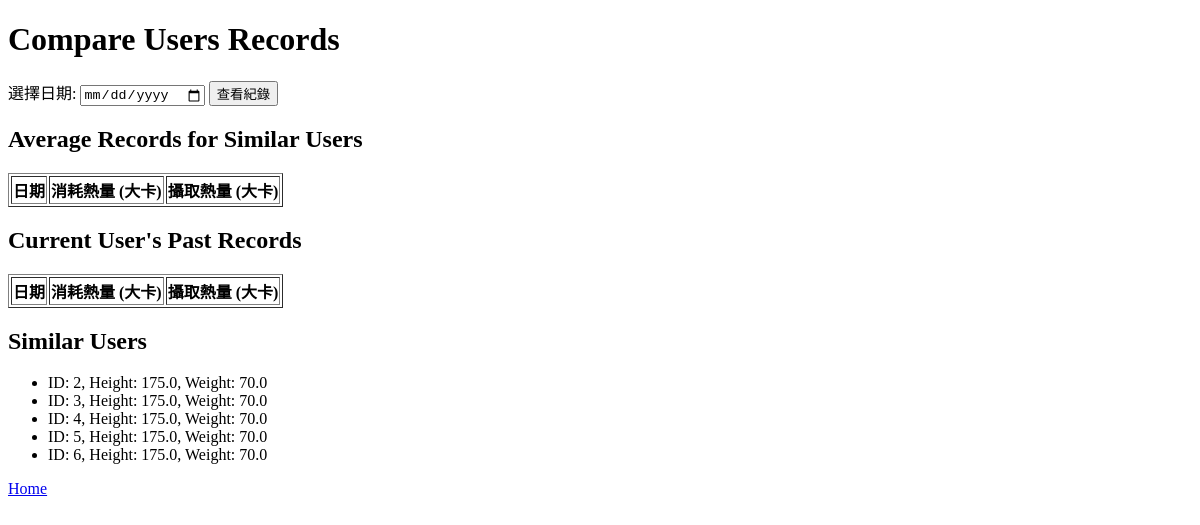
Page /compare_user_records?user_id=1 on the earlier database version.
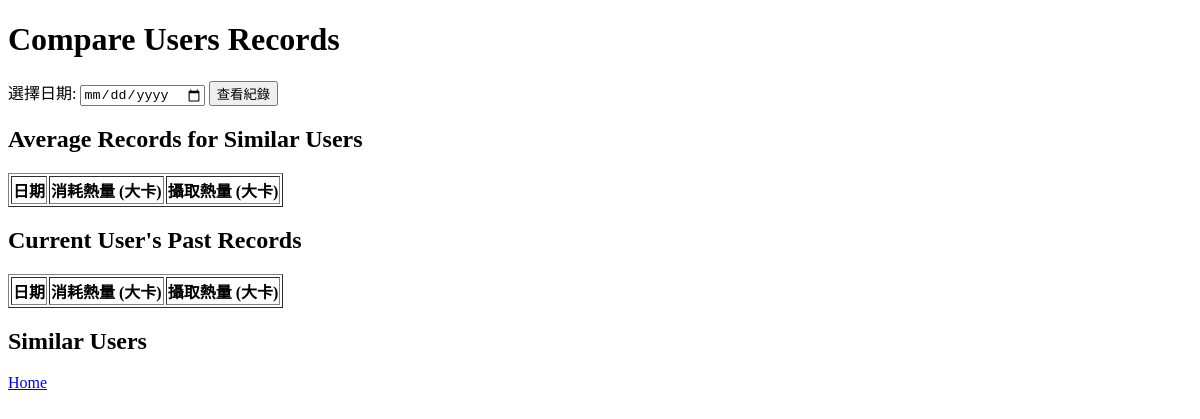
Same page on the later database version.
### app.py (models this page shows)
class User(db.Model):
    id = db.Column(db.Integer, primary_key=True, autoincrement=True)
    weight = db.Column(db.Float, nullable=False)
    height = db.Column(db.Float, nullable=False)

### app.py (the view, shortened to what this page needs)
@app.route('/compare_user_records', methods=['GET'])
def compare_users_records():
    user_id = request.args.get('user_id')
    seven_days_ago = datetime.utcnow() - timedelta(days=7)
    current_user = User.query.get(user_id)
    user_records = (
        db.session.query(
            UserExerciseRecord.date,
            func.sum(UserExerciseRecord.calories_consumption).label('total_calories_consumption'),
            func.sum(UserCaloriesRecord.calories_ingest).label('total_calories_ingest')
        )
        .outerjoin(UserCaloriesRecord, UserExerciseRecord.date == UserCaloriesRecord.date)
        .filter(UserExerciseRecord.user_id == user_id)
        .filter(UserExerciseRecord.date >= seven_days_ago)
        .group_by(UserExerciseRecord.date)
        .order_by(UserExerciseRecord.date.asc())
        .all()
    )
    similar_users = User.query.filter(
        User.id != user_id,
        User.height.between(current_user.height - 3, current_user.height + 3),
        User.weight.between(current_user.weight - 5, current_user.weight + 5)
    ).all()
    similar_user_records = {user.id: [] for user in similar_users}
    for similar_user in similar_users:
        temp = (
            db.session.query(
                UserExerciseRecord.date,
                func.sum(UserExerciseRecord.calories_consumption).label('total_calories_consumption'),
                func.coalesce(func.sum(UserCaloriesRecord.calories_ingest), 0).label('total_calories_ingest')
            )
            .outerjoin(UserCaloriesRecord, UserExerciseRecord.date == UserCaloriesRecord.date)
            .filter(UserExerciseRecord.user_id == similar_user.id)
            .filter(UserExerciseRecord.date >= seven_days_ago)
            .group_by(UserExerciseRecord.date)
            .order_by(UserExerciseRecord.date.asc())
            .all()
        )
        similar_user_records[similar_user.id] = temp
    avg_records = []
    return render_template(
        'compare_user_records.html',
        avg_records=avg_records,
        user_records=user_records,
        similar_users=similar_users,
        user_id=user_id
    )

### templates/compare_user_records.html (shortened to what this page needs)
<!DOCTYPE html>
<html lang="en">
<head>
</head>
<body>
    <h1>Compare Users Records</h1>
    <form id="dateForm">
        <label for="selectedDate">選擇日期:</label>
        <input type="date" id="selectedDate" name="selectedDate">
        <button type="button" onclick="getRecords()">查看紀錄</button>
    </form>
    <h2>Average Records for Similar Users</h2>
    <table id="similarUserWeekRecordTable" border="1">
        <tr>
            <th>日期</th>
            <th>消耗熱量 (大卡)</th>
            <th>攝取熱量 (大卡)</th>
        </tr>
    </table>
    <h2>Current User's Past Records</h2>
    <table id="userWeekRecordTable" border="1">
        <tr>
            <th>日期</th>
            <th>消耗熱量 (大卡)</th>
            <th>攝取熱量 (大卡)</th>
        </tr>
    </table>
    <h2>Similar Users</h2>
    <ul>
        {% for user in similar_users %}
        <li>ID: {{ user.id }}, Height: {{ user.height }}, Weight: {{ user.weight }}</li>
        {% endfor %}
    </ul>
    <a href="{{ url_for('user_home', user_id=user_id) }}">Home</a>
</body>
</html>

Differences in the rows shown:
no longer on this page (row unchanged): User: id "2", height "175.0", weight "70.0"
no longer on this page (row unchanged): User: id "3", height "175.0", weight "70.0"
no longer on this page (row unchanged): User: id "4", height "175.0", weight "70.0"
no longer on this page (row unchanged): User: id "5", height "175.0", weight "70.0"
no longer on this page (row edited): User: id "6", height "175.0", weight "70.0"
